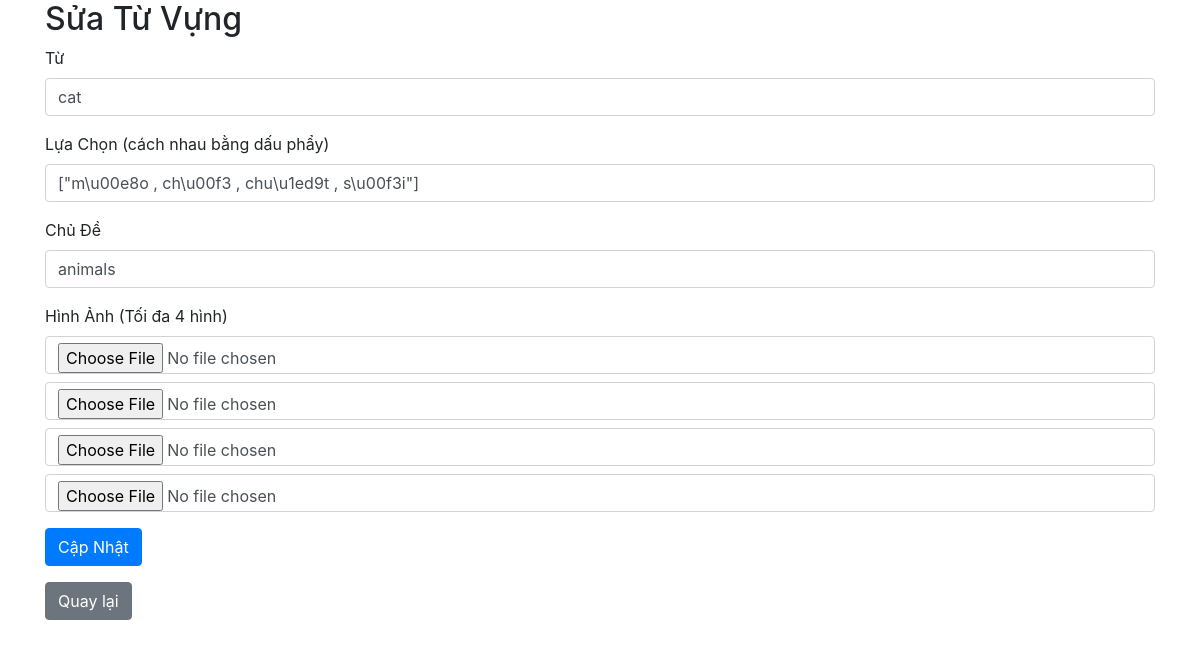
The app's page /admin/includes/logic/add_vocabulary_manager.php?id=22, older data.
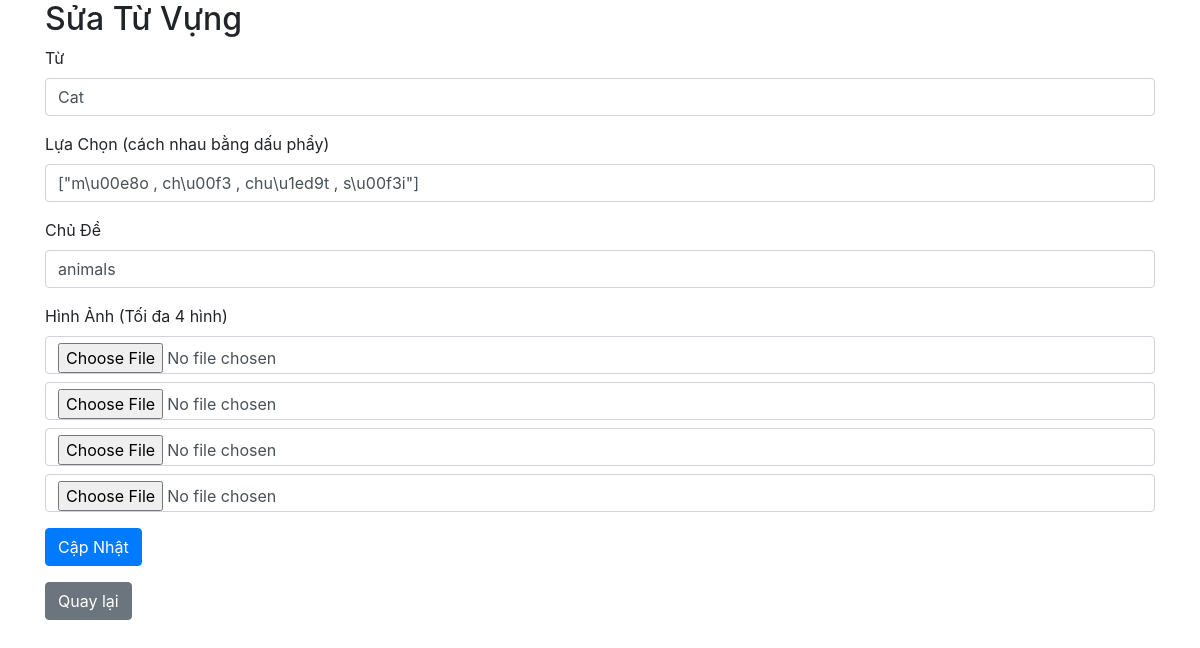
The same page, newer data.
### tables this page shows
CREATE TABLE `vocabulary` (
  `id` int(11) NOT NULL,
  `word` varchar(255) NOT NULL,
  `choices` longtext NOT NULL CHECK (json_valid(`choices`)),
  `correct_choice` varchar(255) NOT NULL,
  `topic` varchar(255) NOT NULL,
  `image` varchar(255) DEFAULT NULL
);

### admin/includes/logic/add_vocabulary_manager.php (the view, shortened to what this page needs)
<?php
include '../../../config/conn.php';
$word = '';
$choices = '';
$topic = '';
$id = null;
if (isset($_GET['id'])) {
    $id = $_GET['id'];
    $stmt = $conn->prepare("SELECT word, choices, correct_choice, topic, image FROM vocabulary WHERE id = ?");
    $stmt->bind_param("i", $id);
    $stmt->execute();
    $result = $stmt->get_result();
    if ($result->num_rows > 0) {
        $vocab = $result->fetch_assoc();
        $word = $vocab['word'];
        $choices = $vocab['choices'];
        $topic = $vocab['topic'];
    }
}
?>
<!DOCTYPE html>
<html lang="vi">
<head>
    <link rel="stylesheet" href="https://maxcdn.bootstrapcdn.com/bootstrap/4.5.2/css/bootstrap.min.css">
</head>
<body>
<div class="container">
    <h2><?php echo $id ? 'Sửa Từ Vựng' : 'Thêm Từ Vựng'; ?></h2>
    <form method="POST" enctype="multipart/form-data">
        <div class="mb-3">
            <label for="word" class="form-label">Từ</label>
            <input type="text" class="form-control" id="word" name="word" value="<?php echo htmlspecialchars($word); ?>" required>
        </div>
        <div class="mb-3">
            <label for="choices" class="form-label">Lựa Chọn (cách nhau bằng dấu phẩy)</label>
            <input type="text" class="form-control" id="choices" name="choices" value="<?php echo htmlspecialchars($choices); ?>">
        </div>
        <div class="mb-3">
            <label for="topic" class="form-label">Chủ Đề</label>
            <input type="text" class="form-control" id="topic" name="topic" value="<?php echo htmlspecialchars($topic); ?>" required>
        </div>
        <div class="mb-3">
            <label class="form-label">Hình Ảnh (Tối đa 4 hình)</label>
            <?php for ($i = 0; $i < 4; $i++): ?>
                <div class="mb-2">
                    <input type="file" class="form-control" name="image_upload[]" accept="image/*">
                </div>
            <?php endfor; ?>
        </div>
        <button type="submit" class="btn btn-primary"><?php echo $id ? 'Cập Nhật' : 'Thêm'; ?></button>
    </form>
    <a href="../../../admin/pages/admin_website.php" class="btn btn-secondary mt-3">Quay lại</a>
</div>
</body>
</html>

Row changes from the older to the newer data that the page shows:
changed vocabulary "[\"m\\u00e8o , ch\\u00f3 , chu\\u1ed9t , s\\u00f3i\"]": word "cat" → "Cat"
